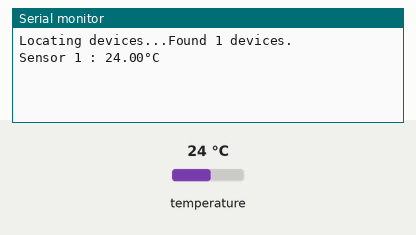
The sketch below on a simulated Arduino Uno, built with avr-gcc and run on an emulated ATmega328P. On the bench: the last lines printed to the serial monitor. Inputs (shaded band) come from the test bench; at power-on: temperature 24 °C.

Above: at 3.2 s.
3.3 s: temperature set to 12 °C
At 5.5 s:
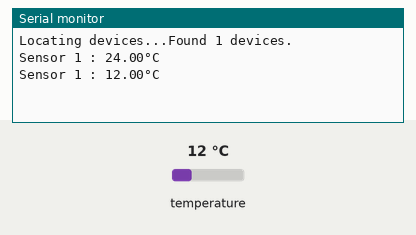
5.8 s: temperature set to 19 °C
At 7.2 s:
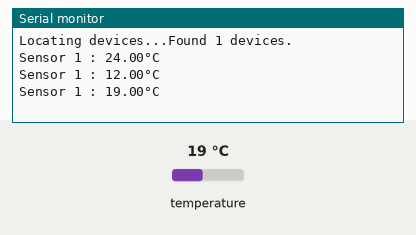
Timing chart, 0 to 8.8 s (numbered marks = the images above; inputs shaded):
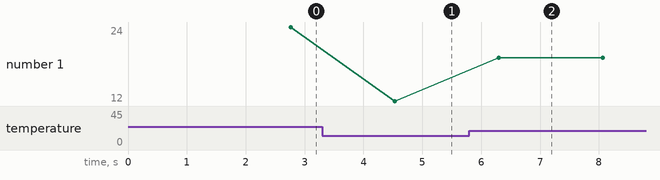

Measured:
- after the input at 3.3 s, the serial monitor: prints a new line after 1.2 s (image 1)
- after the input at 5.8 s, the serial monitor: prints a new line after 0.50 s (image 2)
- plotted number 1: 24 → 12 after the input at 3.3 s, 12 → 19 after the input at 5.8 s

The sketch:

2xDS18B20.ino
```cpp
#include <OneWire.h>
#include <DallasTemperature.h>

// Data wire is plugged into digital pin 2 on the Arduino
#define ONE_WIRE_BUS 22

// Setup a oneWire instance to communicate with any OneWire device
OneWire oneWire(ONE_WIRE_BUS);

// Pass oneWire reference to DallasTemperature library
DallasTemperature sensors(&oneWire);

int deviceCount = 0;
float tempC;

void setup(){
  sensors.begin();	// Start up the library
  Serial.begin(9600);
  delay(2000);

  // locate devices on the bus
  Serial.print("Locating devices...");
  Serial.print("Found ");
  deviceCount = sensors.getDeviceCount();
  Serial.print(deviceCount, DEC);
  Serial.println(" devices.");
  Serial.println("");
}

void loop(void)
{
  // Send command to all the sensors for temperature conversion
  sensors.requestTemperatures();

  // Display temperature from each sensor
  for (int i = 0;  i < deviceCount;  i++)
  {
    Serial.print("Sensor ");
    Serial.print(i+1);
    Serial.print(" : ");
    tempC = sensors.getTempCByIndex(i);
    Serial.print(tempC);
    Serial.println("°C");

  }

  Serial.println("");
  delay(1000);
}
```
